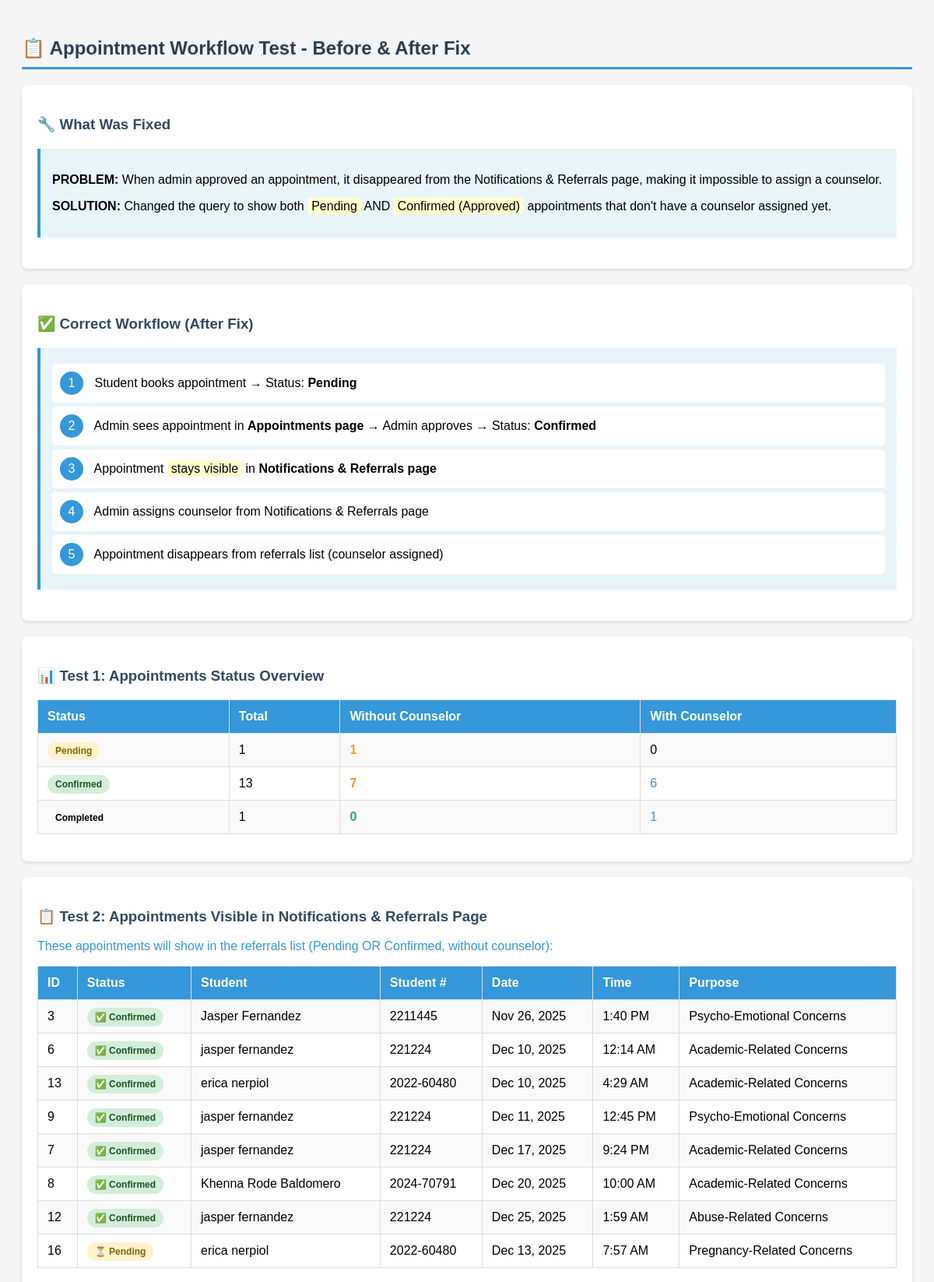
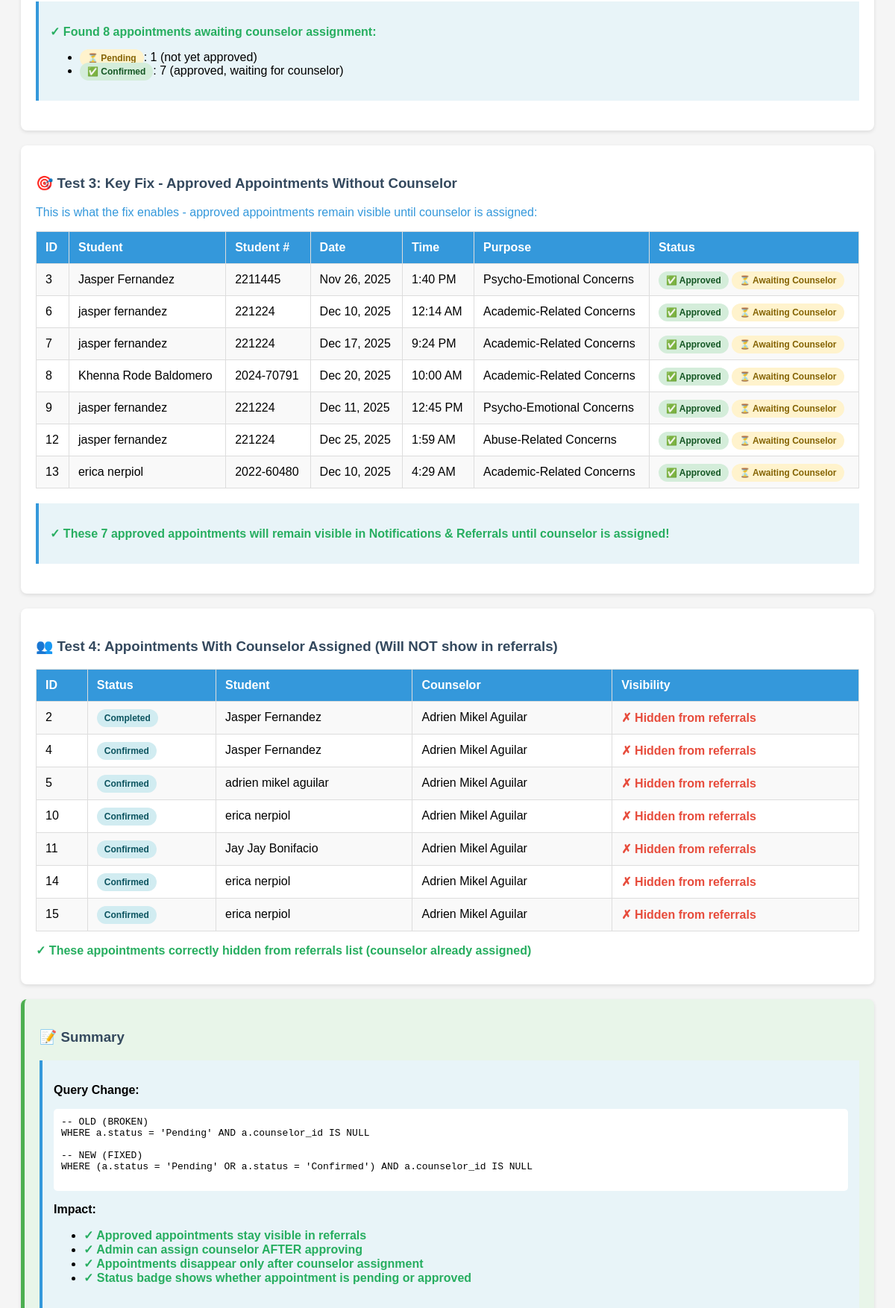
The page /test_appointment_workflow.php (upper part) on the database its author committed (2 pictures, top to bottom).
### tables this page shows
CREATE TABLE `appointments` (
  `appointment_id` int(11) NOT NULL,
  `student_id` int(11) NOT NULL,
  `counselor_id` int(11) DEFAULT NULL,
  `appointment_date` date NOT NULL,
  `appointment_time` time NOT NULL,
  `purpose` varchar(255) DEFAULT NULL,
  `is_minor` tinyint(1) DEFAULT 0,
  `parent_guardian_name` varchar(200) DEFAULT NULL,
  `parent_guardian_contact` varchar(20) DEFAULT NULL,
  `counseling_concerns` text DEFAULT NULL,
  `current_medications` text DEFAULT NULL,
  `medical_conditions` text DEFAULT NULL,
  `student_address` text DEFAULT NULL,
  `consent_acknowledged` tinyint(1) DEFAULT 0,
  `status` enum('Pending','Confirmed','Declined','Rescheduled','Completed','Cancelled') DEFAULT 'Pending',
  `created_at` timestamp NOT NULL DEFAULT current_timestamp(),
  `updated_at` timestamp NOT NULL DEFAULT current_timestamp() ON UPDATE current_timestamp()
);

CREATE TABLE `students` (
  `student_id` int(11) NOT NULL,
  `user_id` int(11) NOT NULL,
  `student_number` varchar(50) NOT NULL,
  `first_name` varchar(100) NOT NULL,
  `middle_name` varchar(100) DEFAULT NULL,
  `last_name` varchar(100) NOT NULL,
  `age` int(11) DEFAULT NULL,
  `gender` enum('Male','Female','Other') DEFAULT NULL,
  `birthday` date DEFAULT NULL,
  `course` varchar(100) DEFAULT NULL,
  `year_level` varchar(50) DEFAULT NULL,
  `department` varchar(100) DEFAULT NULL,
  `contact_number` varchar(20) DEFAULT NULL,
  `address` text DEFAULT NULL,
  `physical_wellness` text DEFAULT NULL,
  `intellectual_wellness` text DEFAULT NULL,
  `environmental_wellness` text DEFAULT NULL
);

CREATE TABLE `counselors` (
  `counselor_id` int(11) NOT NULL,
  `user_id` int(11) NOT NULL,
  `first_name` varchar(100) NOT NULL,
  `last_name` varchar(100) NOT NULL,
  `department` varchar(100) DEFAULT NULL,
  `specialization` varchar(100) DEFAULT NULL,
  `contact_number` varchar(20) DEFAULT NULL,
  `status` enum('Active','Inactive') DEFAULT 'Active'
);

### test_appointment_workflow.php (the view, shortened to what this page needs)
<?php
require_once 'config/database.php';
?>
<!DOCTYPE html>
<html>
<head>
</head>
<body>
    <div class="container">
        <h2>📋 Appointment Workflow Test - Before & After Fix</h2>
<?php
try {
    echo '<div class="test-section">';
    echo '<h3>🔧 What Was Fixed</h3>';
    echo '<div class="workflow">';
    echo '<p><strong>PROBLEM:</strong> When admin approved an appointment, it disappeared from the Notifications & Referrals page, making it impossible to assign a counselor.</p>';
    echo '<p><strong>SOLUTION:</strong> Changed the query to show both <span class="highlight">Pending</span> AND <span class="highlight">Confirmed (Approved)</span> appointments that don\'t have a counselor assigned yet.</p>';
    echo '</div>';
    echo '</div>';
    echo '<div class="test-section">';
    echo '<h3>✅ Correct Workflow (After Fix)</h3>';
    echo '<div class="workflow">';
    echo '<div class="step"><span class="step-number">1</span> Student books appointment → Status: <strong>Pending</strong></div>';
    echo '<div class="step"><span class="step-number">2</span> Admin sees appointment in <strong>Appointments page</strong> → Admin approves → Status: <strong>Confirmed</strong></div>';
    echo '<div class="step"><span class="step-number">3</span> Appointment <span class="highlight">stays visible</span> in <strong>Notifications & Referrals page</strong></div>';
    echo '<div class="step"><span class="step-number">4</span> Admin assigns counselor from Notifications & Referrals page</div>';
    echo '<div class="step"><span class="step-number">5</span> Appointment disappears from referrals list (counselor assigned)</div>';
    echo '</div>';
    echo '</div>';
    echo '<div class="test-section">';
    echo '<h3>📊 Test 1: Appointments Status Overview</h3>';
    $stmt = $pdo->query("
        SELECT
            status,
            COUNT(*) as count,
            SUM(CASE WHEN counselor_id IS NULL THEN 1 ELSE 0 END) as without_counselor,
            SUM(CASE WHEN counselor_id IS NOT NULL THEN 1 ELSE 0 END) as with_counselor
        FROM appointments
        GROUP BY status
        ORDER BY status
    ");
    $statusSummary = $stmt->fetchAll(PDO::FETCH_ASSOC);
    echo '<table>';
    echo '<tr><th>Status</th><th>Total</th><th>Without Counselor</th><th>With Counselor</th></tr>';
    foreach ($statusSummary as $row) {
        $badgeClass = $row['status'] === 'Pending' ? 'badge-pending' : ($row['status'] === 'Confirmed' ? 'badge-confirmed' : '');
        echo '<tr>';
        echo '<td><span class="badge ' . $badgeClass . '">' . $row['status'] . '</span></td>';
        echo '<td>' . $row['count'] . '</td>';
        echo '<td>' . ($row['without_counselor'] > 0 ? '<span class="warning">' . $row['without_counselor'] . '</span>' : '<span class="success">0</span>') . '</td>';
        echo '<td>' . ($row['with_counselor'] > 0 ? '<span class="info">' . $row['with_counselor'] . '</span>' : '0') . '</td>';
        echo '</tr>';
    }
    echo '</table>';
    echo '</div>';
    echo '<div class="test-section">';
    echo '<h3>📋 Test 2: Appointments Visible in Notifications & Referrals Page</h3>';
    echo '<p class="info">These appointments will show in the referrals list (Pending OR Confirmed, without counselor):</p>';
    $stmt = $pdo->query("
        SELECT a.appointment_id, a.appointment_date, a.appointment_time, a.purpose, a.status,
               s.first_name, s.last_name, s.student_number, s.course
        FROM appointments a
        JOIN students s ON a.student_id = s.student_id
        WHERE (a.status = 'Pending' OR a.status = 'Confirmed') AND a.counselor_id IS NULL
        ORDER BY a.status DESC, a.appointment_date ASC
    ");
    $referralAppointments = $stmt->fetchAll(PDO::FETCH_ASSOC);
    if (count($referralAppointments) > 0) {
        echo '<table>';
        echo '<tr><th>ID</th><th>Status</th><th>Student</th><th>Student #</th><th>Date</th><th>Time</th><th>Purpose</th></tr>';
        foreach ($referralAppointments as $appt) {
            $badgeClass = $appt['status'] === 'Pending' ? 'badge-pending' : 'badge-confirmed';
            $statusIcon = $appt['status'] === 'Pending' ? '⏳' : '✅';
            echo '<tr>';
            echo '<td>' . $appt['appointment_id'] . '</td>';
            echo '<td><span class="badge ' . $badgeClass . '">' . $statusIcon . ' ' . $appt['status'] . '</span></td>';
            echo '<td>' . htmlspecialchars($appt['first_name'] . ' ' . $appt['last_name']) . '</td>';
            echo '<td>' . htmlspecialchars($appt['student_number']) . '</td>';
            echo '<td>' . date('M d, Y', strtotime($appt['appointment_date'])) . '</td>';
            echo '<td>' . date('g:i A', strtotime($appt['appointment_time'])) . '</td>';
            echo '<td>' . htmlspecialchars($appt['purpose']) . '</td>';
            echo '</tr>';
        }
        echo '</table>';
        $confirmedCount = count(array_filter($referralAppointments, fn($a) => $a['status'] === 'Confirmed'));
        $pendingCount = count(array_filter($referralAppointments, fn($a) => $a['status'] === 'Pending'));
        echo '<div class="workflow">';
        echo '<p><span class="success">✓ Found ' . count($referralAppointments) . ' appointments awaiting counselor assignment:</span></p>';
        echo '<ul>';
        echo '<li><span class="badge badge-pending">⏳ Pending</span>: ' . $pendingCount . ' (not yet approved)</li>';
        echo '<li><span class="badge badge-confirmed">✅ Confirmed</span>: ' . $confirmedCount . ' (approved, waiting for counselor)</li>';
        echo '</ul>';
        echo '</div>';
    } else {
        echo '<div class="workflow">';
        echo '<p class="warning">⚠ No appointments found that need counselor assignment.</p>';
        echo '<p>All appointments either have counselors assigned or have been declined/completed.</p>';
        echo '</div>';
    }
    echo '</div>';
    echo '<div class="test-section">';
    echo '<h3>🎯 Test 3: Key Fix - Approved Appointments Without Counselor</h3>';
    echo '<p class="info">This is what the fix enables - approved appointments remain visible until counselor is assigned:</p>';
    $stmt = $pdo->query("
        SELECT a.appointment_id, a.appointment_date, a.appointment_time, a.purpose,
               s.first_name, s.last_name, s.student_number
        FROM appointments a
        JOIN students s ON a.student_id = s.student_id
        WHERE a.status = 'Confirmed' AND a.counselor_id IS NULL
    ");
    $approvedWithoutCounselor = $stmt->fetchAll(PDO::FETCH_ASSOC);
    if (count($approvedWithoutCounselor) > 0) {
        echo '<table>';
        echo '<tr><th>ID</th><th>Student</th><th>Student #</th><th>Date</th><th>Time</th><th>Purpose</th><th>Status</th></tr>';
        foreach ($approvedWithoutCounselor as $appt) {
            echo '<tr>';
            echo '<td>' . $appt['appointment_id'] . '</td>';
            echo '<td>' . htmlspecialchars($appt['first_name'] . ' ' . $appt['last_name']) . '</td>';
            echo '<td>' . htmlspecialchars($appt['student_number']) . '</td>';
            echo '<td>' . date('M d, Y', strtotime($appt['appointment_date'])) . '</td>';
            echo '<td>' . date('g:i A', strtotime($appt['appointment_time'])) . '</td>';
            echo '<td>' . htmlspecialchars($appt['purpose']) . '</td>';
            echo '<td><span class="badge badge-confirmed">✅ Approved</span> <span class="badge" style="background:#fff3cd;color:#856404;">⏳ Awaiting Counselor</span></td>';
            echo '</tr>';
        }
        echo '</table>';
        echo '<div class="workflow">';
        echo '<p class="success">✓ These ' . count($approvedWithoutCounselor) . ' approved appointments will remain visible in Notifications & Referrals until counselor is assigned!</p>';
        echo '</div>';
    } else {
        echo '<div class="workflow">';
        echo '<p class="info">ℹ No approved appointments without counselor at the moment.</p>';
        echo '<p>To test: Approve an appointment from the Appointments page, then check Notifications & Referrals page.</p>';
        echo '</div>';
    }
    echo '</div>';
    echo '<div class="test-section">';
    echo '<h3>👥 Test 4: Appointments With Counselor Assigned (Will NOT show in referrals)</h3>';
    $stmt = $pdo->query("
        SELECT a.appointment_id, a.status,
               s.first_name as student_first, s.last_name as student_last,
               c.first_name as counselor_first, c.last_name as counselor_last
        FROM appointments a
        JOIN students s ON a.student_id = s.student_id
        LEFT JOIN counselors c ON a.counselor_id = c.counselor_id
        WHERE a.counselor_id IS NOT NULL
        LIMIT 10
    ");
    $withCounselor = $stmt->fetchAll(PDO::FETCH_ASSOC);
    if (count($withCounselor) > 0) {
        echo '<table>';
        echo '<tr><th>ID</th><th>Status</th><th>Student</th><th>Counselor</th><th>Visibility</th></tr>';
        foreach ($withCounselor as $appt) {
            echo '<tr>';
            echo '<td>' . $appt['appointment_id'] . '</td>';
            echo '<td><span class="badge badge-assigned">' . $appt['status'] . '</span></td>';
            echo '<td>' . htmlspecialchars($appt['student_first'] . ' ' . $appt['student_last']) . '</td>';
            echo '<td>' . htmlspecialchars($appt['counselor_first'] . ' ' . $appt['counselor_last']) . '</td>';
            echo '<td><span class="error">✗ Hidden from referrals</span></td>';
            echo '</tr>';
        }
        echo '</table>';
        echo '<p class="success">✓ These appointments correctly hidden from referrals list (counselor already assigned)</p>';
    } else {
        echo '<p class="warning">No appointments with counselors assigned yet.</p>';
    }
    echo '</div>';
    echo '<div class="test-section" style="background: #e8f5e9; border-left: 5px solid #4caf50;">';
    echo '<h3>📝 Summary</h3>';
    echo '<div class="workflow">';
    echo '<p><strong>Query Change:</strong></p>';
    echo '<pre style="background: white; padding: 10px; border-radius: 5px;">
-- OLD (BROKEN)
WHERE a.status = \'Pending\' AND a.counselor_id IS NULL
-- NEW (FIXED)
WHERE (a.status = \'Pending\' OR a.status = \'Confirmed\') AND a.counselor_id IS NULL
    </pre>';
    echo '<p><strong>Impact:</strong></p>';
    echo '<ul>';
    echo '<li><span class="success">✓ Approved appointments stay visible in referrals</span></li>';
    echo '<li><span class="success">✓ Admin can assign counselor AFTER approving</span></li>';
    echo '<li><span class="success">✓ Appointments disappear only after counselor assignment</span></li>';
    echo '<li><span class="success">✓ Status badge shows whether appointment is pending or approved</span></li>';
    echo '</ul>';
    echo '</div>';
    echo '</div>';
} catch (PDOException $e) {
    echo '<div class="test-section" style="background: #ffebee; border-left: 5px solid #f44336;">';
    echo '<h3>❌ Database Error</h3>';
    echo '<p class="error">Error: ' . $e->getMessage() . '</p>';
    echo '</div>';
}
?>
    </div>
</body>
</html>

### test_appointment_workflow.php (style rules this page uses)
body { font-family: Arial; padding: 20px; background: #f5f5f5; }
.container { max-width: 1200px; margin: 0 auto; }
.test-section { margin: 20px 0; padding: 20px; background: white; border-radius: 8px; box-shadow: 0 2px 5px rgba(0,0,0,0.1); }
h2 { color: #2c3e50; border-bottom: 3px solid #3498db; padding-bottom: 10px; }
h3 { color: #34495e; margin-top: 20px; }
.success { color: #27ae60; font-weight: bold; }
.warning { color: #f39c12; font-weight: bold; }
.error { color: #e74c3c; font-weight: bold; }
.info { color: #3498db; }
table { width: 100%; border-collapse: collapse; margin: 15px 0; }
th, td { padding: 12px; text-align: left; border: 1px solid #ddd; }
th { background: #3498db; color: white; font-weight: bold; }
tr:nth-child(even) { background: #f9f9f9; }
.badge { padding: 5px 10px; border-radius: 12px; font-size: 12px; font-weight: bold; }
.badge-pending { background: #fff3cd; color: #856404; }
.badge-confirmed { background: #d4edda; color: #155724; }
.badge-assigned { background: #d1ecf1; color: #0c5460; }
.workflow { background: #e8f4f8; padding: 15px; border-left: 4px solid #3498db; margin: 20px 0; }
.step { padding: 10px; margin: 5px 0; background: white; border-radius: 5px; }
.step-number { display: inline-block; width: 30px; height: 30px; background: #3498db; color: white; border-radius: 50%; text-align: center; line-height: 30px; margin-right: 10px; }
.highlight { background: #ffffcc; padding: 2px 5px; border-radius: 3px; }

### rows shown on the page
appointments: appointment_id "3", status "✅", status "Confirmed", student.last_name "Jasper Fernandez", student.student_number "2211445", appointment_date "Nov 26, 2025", appointment_time "1:40 PM", purpose "Psycho-Emotional Concerns"
appointments: appointment_id "6", status "✅", status "Confirmed", student.last_name "jasper fernandez", student.student_number "221224", appointment_date "Dec 10, 2025", appointment_time "12:14 AM", purpose "Academic-Related Concerns"
appointments: appointment_id "13", status "✅", status "Confirmed", student.last_name "erica nerpiol", student.student_number "2022-60480", appointment_date "Dec 10, 2025", appointment_time "4:29 AM", purpose "Academic-Related Concerns"
appointments: appointment_id "9", status "✅", status "Confirmed", student.last_name "jasper fernandez", student.student_number "221224", appointment_date "Dec 11, 2025", appointment_time "12:45 PM", purpose "Psycho-Emotional Concerns"
appointments: appointment_id "7", status "✅", status "Confirmed", student.last_name "jasper fernandez", student.student_number "221224", appointment_date "Dec 17, 2025", appointment_time "9:24 PM", purpose "Academic-Related Concerns"
appointments: appointment_id "8", status "✅", status "Confirmed", student.last_name "Khenna Rode Baldomero", student.student_number "2024-70791", appointment_date "Dec 20, 2025", appointment_time "10:00 AM", purpose "Academic-Related Concerns"
appointments: appointment_id "12", status "✅", status "Confirmed", student.last_name "jasper fernandez", student.student_number "221224", appointment_date "Dec 25, 2025", appointment_time "1:59 AM", purpose "Abuse-Related Concerns"
appointments: appointment_id "16", status "⏳", status "Pending", student.last_name "erica nerpiol", student.student_number "2022-60480", appointment_date "Dec 13, 2025", appointment_time "7:57 AM", purpose "Pregnancy-Related Concerns"
appointments: appointment_id "2", status "Completed", student.last_name "Jasper Fernandez", counselor.last_name "Adrien Mikel Aguilar"
appointments: appointment_id "4", status "Confirmed", student.last_name "Jasper Fernandez", counselor.last_name "Adrien Mikel Aguilar"
appointments: appointment_id "5", status "Confirmed", student.last_name "adrien mikel aguilar", counselor.last_name "Adrien Mikel Aguilar"
appointments: appointment_id "10", status "Confirmed", student.last_name "erica nerpiol", counselor.last_name "Adrien Mikel Aguilar"
appointments: appointment_id "11", status "Confirmed", student.last_name "Jay Jay Bonifacio", counselor.last_name "Adrien Mikel Aguilar"
appointments: appointment_id "14", status "Confirmed", student.last_name "erica nerpiol", counselor.last_name "Adrien Mikel Aguilar"
appointments: appointment_id "15", status "Confirmed", student.last_name "erica nerpiol", counselor.last_name "Adrien Mikel Aguilar"

### other values the page prints
$row['status'] "Pending"
$row['count'] "1"
$row['without_counselor'] "1"
$row['status'] "Confirmed"
$row['count'] "13"
$row['without_counselor'] "7"
$row['with_counselor'] "6"
$row['status'] "Completed"
$row['with_counselor'] "1"
count($referralAppointments) "8"
$pendingCount "1"
$confirmedCount "7"
count($approvedWithoutCounselor) "7"
